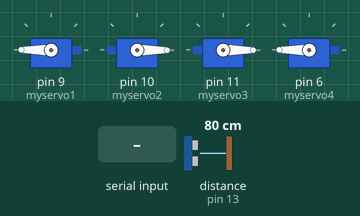
Recording of a sketch running on a simulated Arduino Uno, built with avr-gcc and run on an emulated ATmega328P. Parts: 4 × servo. Wiring (inferred from the names in the program): ultrasonic range finder: trigger pin 12; echo pin 13. The inputs (shaded band) are chosen by the test bench; at power-on: distance to the obstacle (sensor on pin 13) 80 cm. The echo pulse lasts 58.3 µs per cm; random numbers use the default seed unless the sketch sets one.

Above: at 1.2 s.
1.3 s: "C" received over Serial
At 1.69 s:
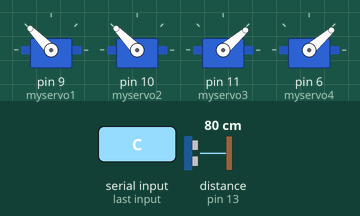
4.3 s: "D" received over Serial
5.8 s: "E" received over Serial
At 6.5 s:
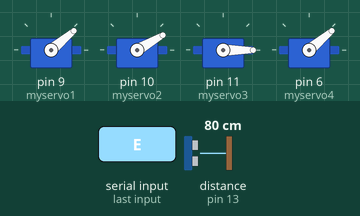
7.3 s: "A" received over Serial
At 7.8 s:
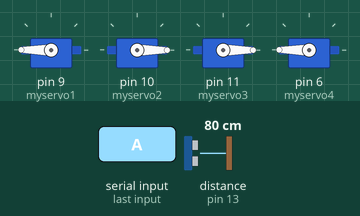
8.8 s: "X" received over Serial
At 11.69 s:
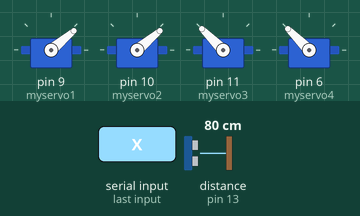
11.8 s: distance to the obstacle (sensor on pin 13) set to 12 cm
14.8 s: distance to the obstacle (sensor on pin 13) set to 9 cm
Timing chart, 0 to 17.4 s (numbered marks = the images above; inputs shaded):
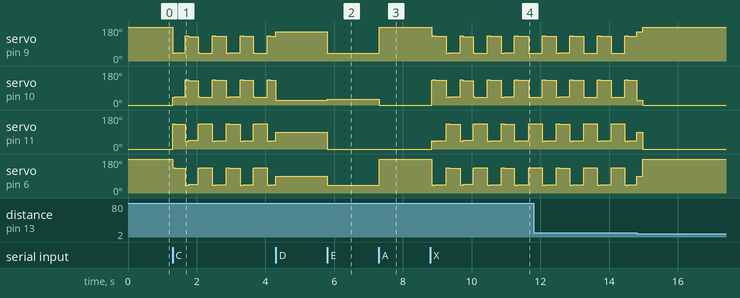

Measured:
- after the input at 5.8 s, servo on pin 9 (myservo1): 155° → 40° at once; servo on pin 10 (myservo2): 25° → 30° at once; servo on pin 11 (myservo3): 90° → 0° at once; servo on pin 6 (myservo4): 90° → 40° at once
- after the input at 7.3 s, servo on pin 9 (myservo1), servo on pin 6 (myservo4): 40° → 180° at once; servo on pin 10 (myservo2): 30° → 0° at once

The sketch:

robot_V2_bluetooth_.ino
```cpp
#include <Servo.h>
Servo myservo1;
Servo myservo2;
Servo myservo3;
Servo myservo4;
int caseState;
int interval = 100;
int pos;
int pos2;
int echoPin = 13;
int trigPin = 12;
float counter;
float pingTime;
float distance;
float speedOfSound = 776.5;
int timer;

//bluetooth
char val;

void setup() {
  pinMode(trigPin, OUTPUT);
  pinMode(echoPin, INPUT);
  myservo1.attach(9);
  myservo2.attach(10);
  myservo3.attach(11);
  myservo4.attach(6);
  Serial.begin(9600);
}


void loop() {
  if (Serial.available()) {
    val = Serial.read();
  }
  if (val == 'A') caseState = 0;
  if (val == 'B') caseState = 1;
  if (val == 'C') caseState = 2;
  if (val == 'D') caseState = 3;
  if (val == 'E') caseState = 4;
  if (val == 'X') {
    if (distance <= 4) {
      caseState = 3;
      timer--;
      if (timer <= 0 && distance <= 4) {
        caseState = 0;
      }
    } else {
      caseState = 2;
    }
  }
  logic();
  proximity();
  //debug();

}
```

debug.ino
```cpp
void debug(){
  Serial.print("Servo Degree(9,10)= \t");
  Serial.print(pos);
    Serial.print("\tServo Degree(11,6)= \t");
  Serial.print(pos2);
  Serial.print("\tDistance= \t");
  Serial.print(distance);
  Serial.print("\tcaseState= \t");
  Serial.print(caseState);
  Serial.print("\tTimer= \t");
  Serial.print(timer);
  Serial.println();
}
```

logic.ino
```cpp
void logic() {
  long start = millis();
  switch (caseState) {
    case 0:
      timer = 0;
      myservo1.write(180);
      myservo3.write(0);
      myservo2.write(0);
      myservo4.write(180);
      break;
    case 1:

      myservo1.write(90);
      myservo3.write(90);
      myservo2.write(90);
      myservo4.write(90);

      break;

    case 2:
      timer = (int)random(50, 300);
      counter = 128 + 127 * cos (0.25 * PI / interval * (interval - start));
      pos = map(counter, 0, 255, 40, 135);
      pos2 = map(counter, 0, 255, 135, 40);
      myservo1.write(pos);
      myservo3.write(pos2);
      myservo2.write(pos);
      myservo4.write(pos2);
      break;

    case 3:
      myservo1.write(155);
      myservo3.write(90);
      myservo2.write(25);
      myservo4.write(90);
      break;
    case 4:// dead
      myservo1.write(40);
      myservo3.write(0);
      myservo2.write(30);
      myservo4.write(40);
      break;
  }
}
```

proximity.ino
```cpp
void proximity() {
  digitalWrite(trigPin, LOW);
  digitalWrite(trigPin, HIGH);
  digitalWrite(trigPin, LOW);

  pingTime = pulseIn(echoPin, HIGH);
  pingTime = pingTime / 1000000;
  pingTime = pingTime / 3600;
  distance = speedOfSound * pingTime;
  distance = distance / 2;
  distance = distance * 63360;
}
```
